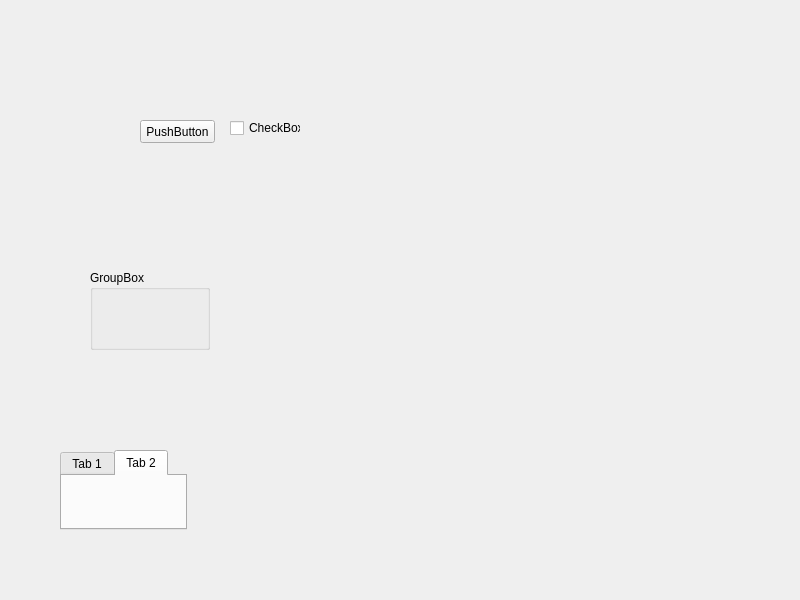
<?xml version="1.0" encoding="UTF-8"?>
<ui version="4.0">
 <class>MainWindow</class>
 <widget class="QMainWindow" name="MainWindow">
  <property name="geometry">
   <rect>
    <x>0</x>
    <y>0</y>
    <width>800</width>
    <height>600</height>
   </rect>
  </property>
  <property name="windowTitle">
   <string>MainWindow</string>
  </property>
  <widget class="QWidget" name="centralwidget">
   <widget class="QTabWidget" name="tabWidget">
    <property name="geometry">
     <rect>
      <x>60</x>
      <y>450</y>
      <width>127</width>
      <height>80</height>
     </rect>
    </property>
    <property name="currentIndex">
     <number>1</number>
    </property>
    <widget class="QWidget" name="tab">
     <attribute name="title">
      <string>Tab 1</string>
     </attribute>
    </widget>
    <widget class="QWidget" name="tab_2">
     <attribute name="title">
      <string>Tab 2</string>
     </attribute>
    </widget>
   </widget>
   <widget class="QGroupBox" name="groupBox">
    <property name="geometry">
     <rect>
      <x>90</x>
      <y>270</y>
      <width>120</width>
      <height>80</height>
     </rect>
    </property>
    <property name="title">
     <string>GroupBox</string>
    </property>
   </widget>
   <widget class="QPushButton" name="pushButton">
    <property name="geometry">
     <rect>
      <x>140</x>
      <y>120</y>
      <width>75</width>
      <height>23</height>
     </rect>
    </property>
    <property name="text">
     <string>PushButton</string>
    </property>
   </widget>
   <widget class="QCheckBox" name="checkBox">
    <property name="geometry">
     <rect>
      <x>230</x>
      <y>120</y>
      <width>71</width>
      <height>16</height>
     </rect>
    </property>
    <property name="text">
     <string>CheckBox</string>
    </property>
   </widget>
  </widget>
 </widget>
 <resources/>
 <connections/>
</ui>
